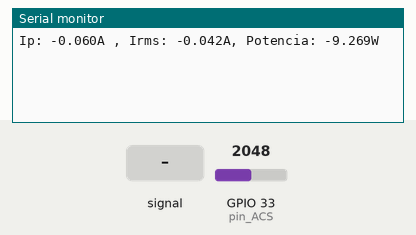
The sketch below on a simulated ESP32. Parts: the last lines printed to the serial monitor. Inputs (shaded band) come from the test bench; at power-on: GPIO 33 (pin_ACS) = 2048.

Above: at 1.2 s.
1.3 s: GPIO 33 (pin_ACS) fed a 200 Hz sine of ±327 counts around its level
At 2.3 s:
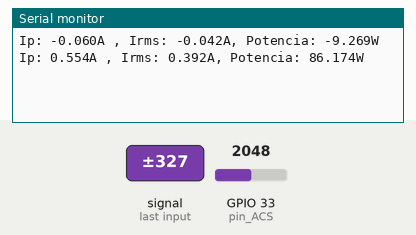
2.8 s: GPIO 33 (pin_ACS) set to 2866
At 4.1 s:
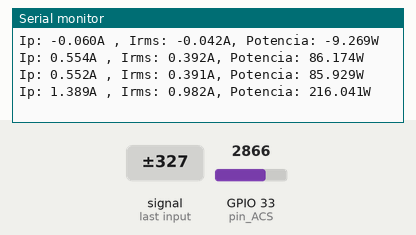
4.3 s: GPIO 33 (pin_ACS) set to 3603
At 4.9 s:
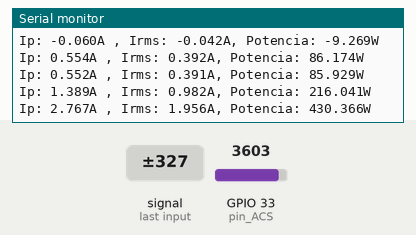
Timing chart, 0 to 7.3 s (numbered marks = the images above; inputs shaded):
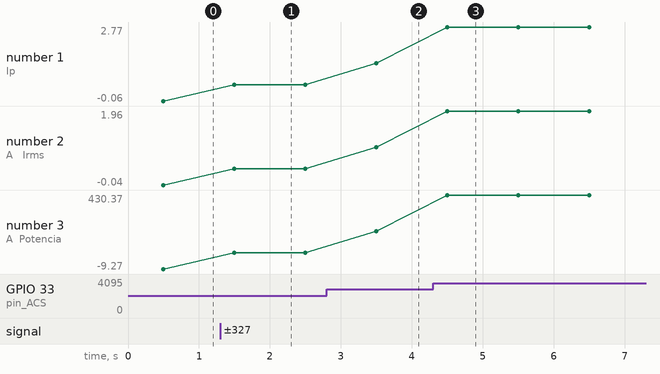

The sketch:

programa_final.ino
```cpp
/****************************************************************************************
 Amperimetro AC
   Se obtienen mediciones de corriente AC usando un sensor ACS712
   Los cálculos se realizan en función de corriente pico(Ip) y no se hace una medición directa del IRMS,
   por esta razón el resultado es correcto siempre que la corriente tenga forma sinusoidal completa
 Conexiones:
  -----------------
  ACS712 -> Arduino
  -----------------
  VCC    -> 5V
  OUT    -> A0
  GND    -> GND
  -----------------
  *Puede cambiar la conexión a otro pin analógico del arduino modificando la variable que define el pin
 Ejemplo desarrollado por Naylamp Mechatronics bajo licencia MIT (puede copiar, modificar, integrar o redistribuir)

 Última modificación el 04/09/2020

 Más información en:
   -https://naylampmechatronics.com/blog/48_tutorial-sensor-de-corriente-acs712.html
   -https://github.com/naylampmechatronics/Ejemplos_ACS712

**************************************************************************************************/
int pin_ACS = 33; //definición del pin del sensor
float Sensibilidad=0.32653; //sensibilidad en V/A para nuestro sensor
float offset=0.100; // Equivale a la amplitud del ruido
void setup() {

  Serial.begin(115200);
}

void loop() {

  float Ip=get_corriente();//obtenemos la corriente pico
  float Irms=Ip*0.707; //Intensidad RMS = Ipico/(2^1/2)
  float P=Irms*220.0; // P=IV watts
  Serial.print("Ip: ");
  Serial.print(Ip,3);
  Serial.print("A , Irms: ");
  Serial.print(Irms,3);
  Serial.print("A, Potencia: ");
  Serial.print(P,3);
  Serial.println("W");
  delay(500);
}

float get_corriente()
{
  float voltajeSensor;
  float corriente=0;
  long tiempo=millis();
  float Imax=0;
  float Imin=0;
  while(millis()-tiempo<500)//realizamos mediciones durante 0.5 segundos
  {
    voltajeSensor = analogRead(pin_ACS) * (5.0 / 4095.0);//lectura del sensor
    corriente=0.9*corriente+0.1*((voltajeSensor-2.527)/Sensibilidad); //Ecuación  para obtener la corriente
    if(corriente>Imax)Imax=corriente;
    if(corriente<Imin)Imin=corriente;
  }
  return(((Imax-Imin)/2)-offset);
}
```

Measured:
- after the input at 1.3 s, the serial monitor: prints a new line after 0.20 s (image 1)
- after the input at 2.8 s, the serial monitor: prints a new line after 0.70 s (image 2)
- after the input at 4.3 s, the serial monitor: prints a new line after 0.20 s (image 3)
- plotted number 1: -0.06 → 0.55 after the input at 1.3 s, 0.55 → 1.39 after the input at 2.8 s, 1.39 → 2.77 after the input at 4.3 s
- plotted number 2: -0.04 → 0.39 after the input at 1.3 s, 0.39 → 0.98 after the input at 2.8 s, 0.98 → 1.96 after the input at 4.3 s
- plotted number 3: -9.27 → 85.93 after the input at 1.3 s, 85.93 → 216.04 after the input at 2.8 s, 216.04 → 430.37 after the input at 4.3 s
